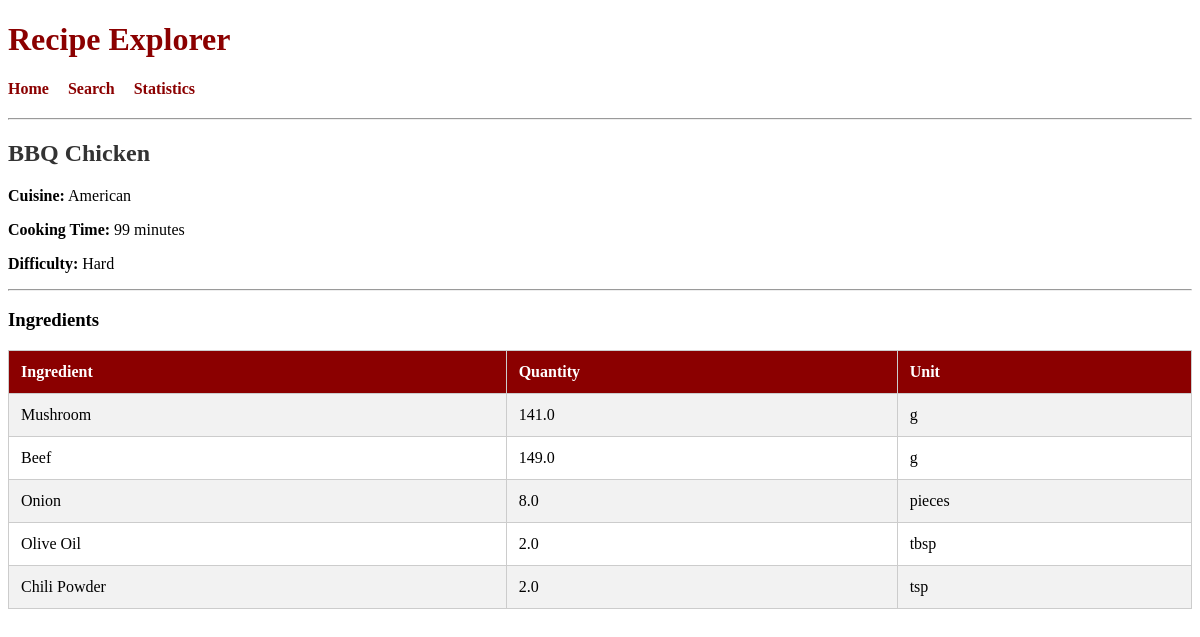
Screenshot of /recipe/99 with the database file from the repository.
### tables this page shows
CREATE TABLE recipes (
    recipe_id INTEGER PRIMARY KEY,
    name TEXT,
    cuisine TEXT,
    cooking_time INTEGER,
    difficulty TEXT
);

CREATE TABLE ingredients (
    ingredient_id INTEGER PRIMARY KEY,
    recipe_id INTEGER,
    ingredient_name TEXT,
    quantity REAL,
    unit TEXT,
    FOREIGN KEY(recipe_id) REFERENCES recipes(recipe_id)
);

### app.py (the view)
@app.route("/recipe/<int:id>")
def recipe_detail(id):
    conn = get_db()
    cur = conn.cursor()
    cur.execute("""
        SELECT *
        FROM recipes
        WHERE recipe_id = ?
    """, (id,))
    recipe = cur.fetchone()
    cur.execute("""
        SELECT ingredient_name, quantity, unit
        FROM ingredients
        WHERE recipe_id = ?
    """, (id,))
    ingredients = cur.fetchall()
    conn.close()
    return render_template(
        "detail.html",
        recipe=recipe,
        ingredients=ingredients
    )

### app.py (called while the page is built)
def get_db():
    return sqlite3.connect("database.db")

### templates/detail.html
{% extends "base.html" %}
{% block content %}
<h2>{{ recipe[1] }}</h2>
<p><b>Cuisine:</b> {{ recipe[2] }}</p>
<p><b>Cooking Time:</b> {{ recipe[3] }} minutes</p>
<p><b>Difficulty:</b> {{ recipe[4] }}</p>
<hr>
<h3>Ingredients</h3>
<table border="1">
<tr>
    <th>Ingredient</th>
    <th>Quantity</th>
    <th>Unit</th>
</tr>
{% for ingredient in ingredients %}
<tr>
    <td>{{ ingredient[0] }}</td>
    <td>{{ ingredient[1] }}</td>
    <td>{{ ingredient[2] }}</td>
</tr>
{% endfor %}
</table>
{% endblock %}

### rows the page displays
recipes: name "BBQ Chicken", cuisine "American", cooking_time "99", difficulty "Hard"
ingredients: ingredient_name "Mushroom", quantity "141.0", unit "g"
ingredients: ingredient_name "Beef", quantity "149.0", unit "g"
ingredients: ingredient_name "Onion", quantity "8.0", unit "pieces"
ingredients: ingredient_name "Olive Oil", quantity "2.0", unit "tbsp"
ingredients: ingredient_name "Chili Powder", quantity "2.0", unit "tsp"
